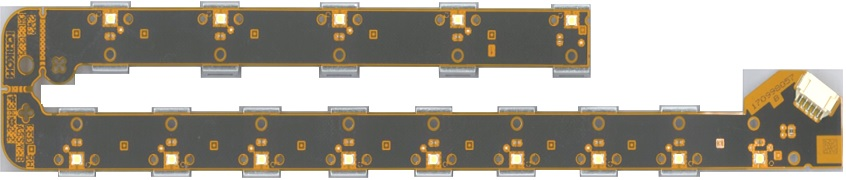
#> input picture pictures/diff-temp.jpg, 846 x 180 px, given in place of folding.jpg, which was not available
$ python nofolding.py
#> lines starting #> are read from the running program, lines starting #| are printed output that depends on the picture; pictures that were not available may be replaced by others from this repository, and a replacement may not be noted
import cv2
import numpy as np

# Read input image
image_folding = cv2.imread('pictures/folding.jpg')
#> image_folding is the input picture: shape (180, 846, 3); mean B, G, R 148.5, 161, 167.8
original_folding = image_folding.copy()

# Convert it to grayscale
image_gray_folding = cv2.cvtColor(image_folding, cv2.COLOR_BGR2GRAY)
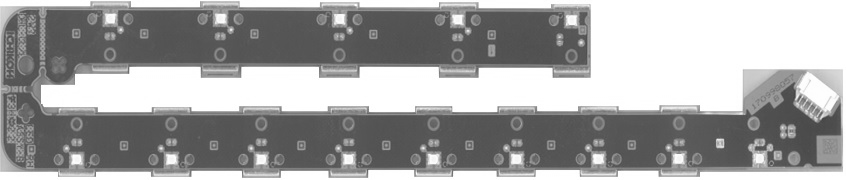
#> image_gray_folding: shape (180, 846); min 69, max 255, mean 161.6

# Read template image
template = cv2.imread('pictures/folding-temp.jpg', 0)
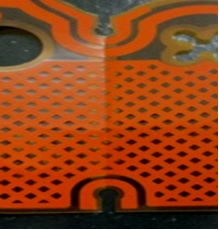
#> input picture pictures/folding-temp.jpg, 219 x 230 px
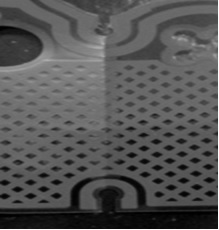
#> template: shape (230, 219); min 0, max 255, mean 84.6

# Store width and height of template in w and h
w, h = template.shape[::-1]
#> w = 219; h = 230

# Apply template matching
#> (the run stopped early here; a loop or call above may not have finished)
